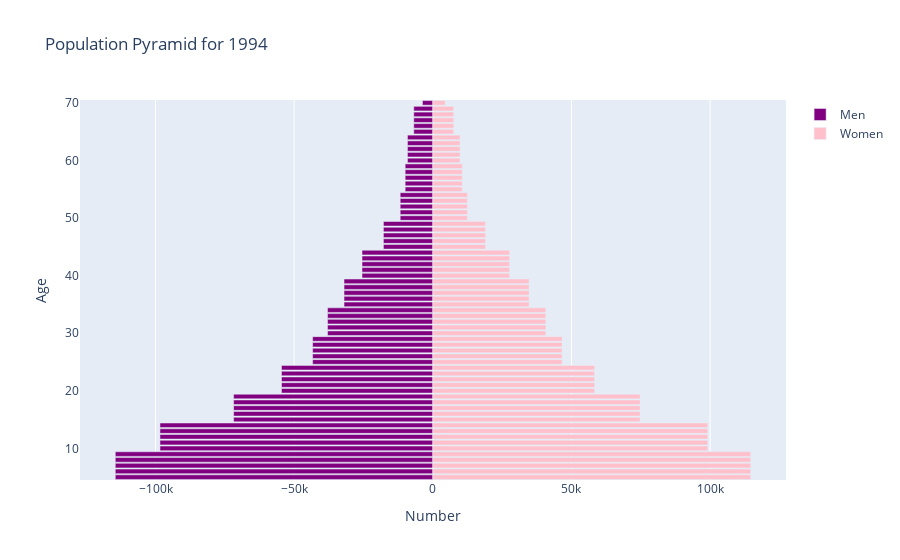

This figure's notebook cell:
### Markdown cell above
## Regular Population Pyramids <a name="regular-pyramid"></a>
Next, we create a regular population pyramid for a singular specified year.

### Code cell
import plotly.offline as py
import plotly.graph_objs as go
import pandas as pd

py.init_notebook_mode(connected=True)

def plot_population_pyramid(df, year):
    """Assuming df has columns like 'Male Population Age 10', 'Female Population Age 10', etc. 
    and is indexed by 'Region' and 'Year'."""

    """Filter the DataFrame for the given year and reset index."""
    year_df = df[df.index.get_level_values('Year') == year].reset_index()

    """Aggregate data if there are multiple regions."""
    year_df = year_df.groupby('Year').sum()

    """Extract age groups from column names."""
    age_groups = sorted(set(int(col.split()[-1]) for col in year_df.columns if col.startswith('Male')))

    """Prepare data for plotting"""
    male_counts = [-year_df[f'Male Population Age {age}'].values[0] for age in age_groups]  # Negative for left side
    female_counts = [year_df[f'Female Population Age {age}'].values[0] for age in age_groups]

    """Create the plot."""
    layout = go.Layout(barmode='overlay',
                       title=f'Population Pyramid for {year}',
                       yaxis=go.layout.YAxis(title='Age'),
                       xaxis=go.layout.XAxis(title='Number'))

    bins = [go.Bar(x=male_counts,
                   y=age_groups,
                   orientation='h',
                   name='Men',
                   marker=dict(color='purple'),
                   hoverinfo='skip'),
            go.Bar(x=female_counts,
                   y=age_groups,
                   orientation='h',
                   name='Women',
                   marker=dict(color='pink'),
                   hoverinfo='skip')]

    py.iplot(dict(data=bins, layout=layout))

"""Example usage."""
plot_population_pyramid(population_df, 1994)

### Figure 1 — Plotly figure (JSON) as saved in the notebook; plotly's stock layout.template omitted (floating-point values rounded to 4 significant figures)
{"data": [{"hoverinfo": "skip", "marker": {"color": "purple"}, "name": "Men", "orientation": "h", "type": "bar", "x": [-114503, -114503, -114503, -114503, -114503, -98394, -98394, -98394, -98394, -98394, -71834, -71834, -71834, -71834, -71834, -54564, -54564, -54564, -54564, -54564, -43345, -43345, -43345, -43345, -43345, -37958, -37958, -37958, -37958, -37958, -32015, -32015, -32015, -32015, -32015, -25529, -25529, -25529, -25529, -25529, -17807, -17807, -17807, -17807, -17807, -11762, -11762, -11762, -11762, -11762, -9969, -9969, -9969, -9969, -9969, -9137, -9137, -9137, -9137, -9137, -6867, -6867, -6867, -6867, -6867, -3740], "y": [5, 6, 7, 8, 9, 10, 11, 12, 13, 14, 15, 16, 17, 18, 19, 20, 21, 22, 23, 24, 25, 26, 27, 28, 29, 30, 31, 32, 33, 34, 35, 36, 37, 38, 39, 40, 41, 42, 43, 44, 45, 46, 47, 48, 49, 50, 51, 52, 53, 54, 55, 56, 57, 58, 59, 60, 61, 62, 63, 64, 65, 66, 67, 68, 69, 70]}, {"hoverinfo": "skip", "marker": {"color": "pink"}, "name": "Women", "orientation": "h", "type": "bar", "x": [114640, 114640, 114640, 114640, 114640, 99156, 99156, 99156, 99156, 99156, 74755, 74755, 74755, 74755, 74755, 58352, 58352, 58352, 58352, 58352, 46626, 46626, 46626, 46626, 46626, 40757, 40757, 40757, 40757, 40757, 34713, 34713, 34713, 34713, 34713, 27699, 27699, 27699, 27699, 27699, 19005, 19005, 19005, 19005, 19005, 12494, 12494, 12494, 12494, 12494, 10609, 10609, 10609, 10609, 10609, 9802, 9802, 9802, 9802, 9802, 7531, 7531, 7531, 7531, 7531, 4473], "y": [5, 6, 7, 8, 9, 10, 11, 12, 13, 14, 15, 16, 17, 18, 19, 20, 21, 22, 23, 24, 25, 26, 27, 28, 29, 30, 31, 32, 33, 34, 35, 36, 37, 38, 39, 40, 41, 42, 43, 44, 45, 46, 47, 48, 49, 50, 51, 52, 53, 54, 55, 56, 57, 58, 59, 60, 61, 62, 63, 64, 65, 66, 67, 68, 69, 70]}], "layout": {"autosize": true, "barmode": "overlay", "title": {"text": "Population Pyramid for 1994"}, "xaxis": {"autorange": true, "range": [-127200.0, 127400.0], "title": {"text": "Number"}, "type": "linear"}, "yaxis": {"autorange": true, "range": [4.5, 70.5], "title": {"text": "Age"}, "type": "linear"}}}
